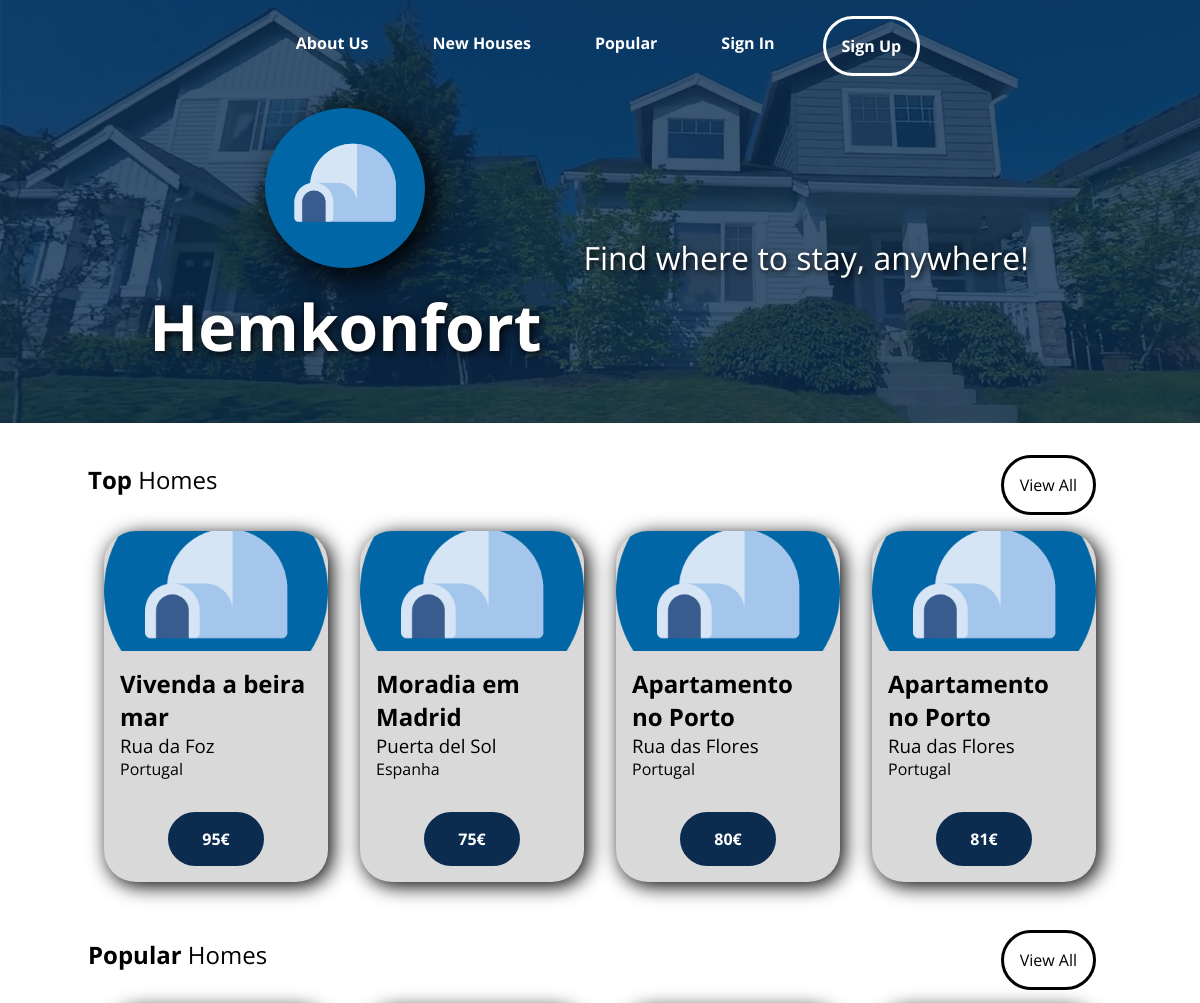
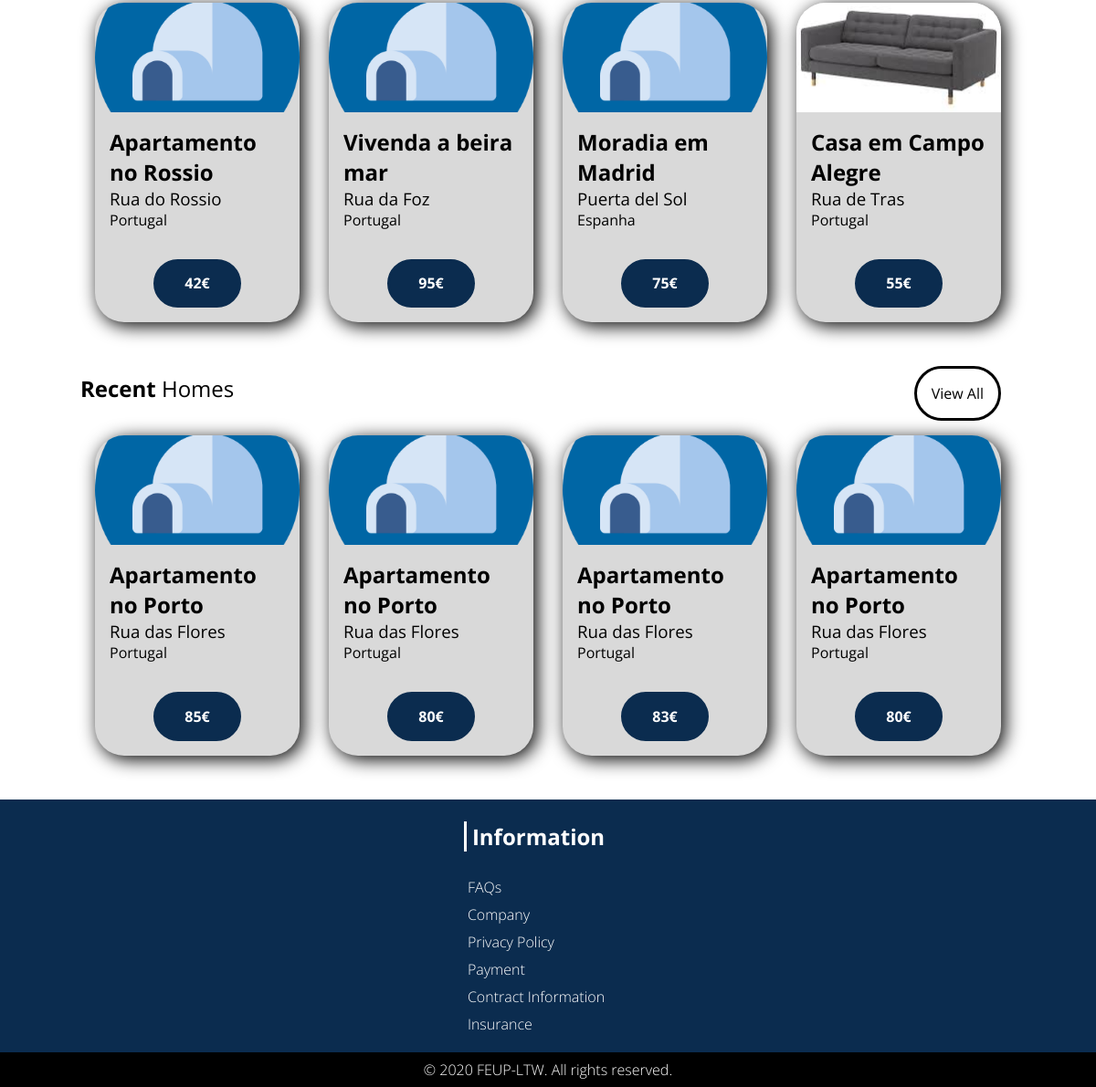
The page / on the database its author committed (2 pictures, top to bottom).
### tables this page shows
CREATE TABLE PLACE(
    idPlace INTEGER PRIMARY KEY,
    name TEXT NOT NULL,
    price INTEGER NOT NULL,
    street TEXT NOT NULL,
    number INTEGER NOT NULL,
    city TEXT NOT NULL,
    country TEXT NOT NULL,
    description TEXT,
    classification INTEGER default 0,
	idUser INTEGER NOT NULL REFERENCES USER ON DELETE CASCADE ON UPDATE CASCADE,
    CONSTRAINT CHK_PLACE CHECK (price>=0),
    UNIQUE(street,number,city,country));

### pages/home.php (called while the page is built, shortened)
<?php
  include_once('templates/common.php');
  $username = get_username();
  draw_header_main($username);
  draw_main_body();
  draw_footer($username);
?>

### index.php (called while the page is built)
<?php
    include_once('pages/home.php');
?>

### templates/common.php (the view, shortened to what this page needs)
<?php function draw_header_main($username) {
  ?>
<!DOCTYPE html>
<html lang="en-US">
  <head>
    <link rel="stylesheet" type="text/css" href="css/style.css">
  </head>
  <body>
  <header id="main-header">
    <nav id="home-nav-bar">
      <ul>
        <li><a href="#">About Us</a></li>
        <li><a href="#">New Houses</a></li>
        <li><a href="#">Popular</a></li>
        <?php if ($username == NULL) : ?>
          <li> <a href="pages/sign_in.php">Sign In</a> </li>
          <li id="signup-button"> <a href="pages/sign_up.php">Sign Up</a></li>
          <?php else : ?>
            <li>Welcome, <a class="header-username"href="user_area_form.php"><?=$username?></a> </li>
          <?php endif; ?>
      </ul>
    </nav>
    <div id="logo-section">
      <div id="logo-title-container">
        <a href="/">
          <img id="logo" class="logo-shadow" src="assets/images/logo.png" alt="Hemkonfort Logo" />
        </a>
        <h1>Hemkonfort</h1>
      </div>
      <div id="logo-subtitle-container">
        <p>Find where to stay, anywhere!</p>
      </div>
    </div>
  </header>
<?php } ?>
<?php function draw_main_body() {
 ?>
 <section class='houses-section-container'>
  <div class='house-article-header'>
    <h2><strong>Top</strong> Homes</h2>
    <a class="black-rounded-button" href="pages/list_houses.php">View All</a>
  </div>
  <article class='house-article-container'>
  <?php
      $dbh = new PDO('sqlite:database/database.db');
      $stmt = $dbh->prepare('select * from PLACE ORDER BY classification DESC LIMIT 4');
      $stmt->execute();
      $result = $stmt->fetchAll(); ?>
  <?php for($i = 0; $i < 4; $i++)  {?>
    <?php
          $houseId = $result[$i]['idPlace'];
          $stmt1 = $dbh->prepare("SELECT picturePath FROM PICTURES WHERE idPlace = $houseId");
          $stmt1->execute();
          $image = $stmt1->fetchColumn();
      ?>
    <div class="house-card">
      <img id="houseimg<?=$i?>" src="<?=$image?>" alt="House image" />
      <div class="house-card-text">
        <h2><?=$result[$i]['name']?></h2>
        <h3><?=$result[$i]['street']?></h3>
        <h4><?=$result[$i]['country']?></h4>
      </div>
      <a href="pages/house_detail_page.php?idPlace=<?=$houseId?>" class='blue-filled-rounded-button house-card-button'><?=$result[$i]['price']?>€</a>
    </div>
    <?php } ?>
  </article>
  <div class='house-article-header'>
    <h2><strong>Popular</strong> Homes</h2>
    <a class="black-rounded-button" href="pages/list_houses.php">View All</a>
  </div>
  <article class='house-article-container'>
  <?php
      $dbh = new PDO('sqlite:database/database.db');
      $stmt = $dbh->prepare('SELECT * FROM PLACE');
      $stmt->execute();
      $result = $stmt->fetchAll(); ?>
  <?php for($i = 0; $i < 4; $i++)  {?>
    <?php
          $houseId = $result[$i]['idPlace'];
          $stmt1 = $dbh->prepare("SELECT picturePath FROM PICTURES WHERE idPlace = $houseId");
          $stmt1->execute();
          $image = $stmt1->fetchColumn();
      ?>
    <div class="house-card">
      <img id="houseimg<?=$i?>" src="<?=$image?>" alt="House image" />
      <div class="house-card-text">
        <h2><?=$result[$i]['name']?></h2>
        <h3><?=$result[$i]['street']?></h3>
        <h4><?=$result[$i]['country']?></h4>
      </div>
      <a href="#" class='blue-filled-rounded-button house-card-button'><?=$result[$i]['price']?>€</a>
    </div>
    <?php } ?>
  </article>
  <div class='house-article-header'>
    <h2><strong>Recent</strong> Homes</h2>
    <a class="black-rounded-button" href="pages/list_houses.php">View All</a>
  </div>
  <article class='house-article-container'>
  <?php
      $dbh = new PDO('sqlite:database/database.db');
      $stmt = $dbh->prepare('select * from PLACE ORDER BY idPlace DESC LIMIT 4');
      $stmt->execute();
      $result = $stmt->fetchAll(); ?>
  <?php for($i = 0; $i < 4; $i++)  {?>
    <?php
          $houseId = $result[$i]['idPlace'];
          $stmt1 = $dbh->prepare("SELECT picturePath FROM PICTURES WHERE idPlace = $houseId");
          $stmt1->execute();
          $image = $stmt1->fetchColumn();
      ?>
    <div class="house-card">
      <img id="houseimg<?=$i?>" src="<?=$image?>" alt="House image" />
      <div class="house-card-text">
        <h2><?=$result[$i]['name']?></h2>
        <h3><?=$result[$i]['street']?></h3>
        <h4><?=$result[$i]['country']?></h4>
      </div>
      <a href="#" class='blue-filled-rounded-button house-card-button'><?=$result[$i]['price']?>€</a>
    </div>
  <?php } ?>
  </article>
</section>
<?php } ?>
<?php function draw_footer($username) {
 ?>
<footer>
      <section id='footer-options-bar'>
        <div class='row-footer-container'>
          <h2>Information</h2>
          <nav class="footer-nav-bar">
            <ul>
              <li> <a href="----" target="_blank">FAQs</a></li>
              <li> <a href="----" target="_blank">Company</a></li>
              <li> <a href="----" target="_blank">Privacy Policy</a></li>
              <li> <a href="----" target="_blank">Payment</a></li>
              <li> <a href="----" target="_blank">Contract Information</a> </li>
              <li> <a href="----" target="_blank">Insurance</a> </li>
            </ul>
          </nav>
        </div>
      </section>
      <section id="footer-rights-bar">
        <p>&copy 2020 FEUP-LTW. All rights reserved.</p>
      </section>
    </footer>
  </body>
</html>
<?php } ?>

### css/style.css (style rules this page uses)
body { --main-blue-color: #0b2c4f; --grey-color: #d9d9d9; --focus-blue-color: #0066a6; --background-color: #FFF; --font: 'Open Sans', sans-serif; font-family: var(--font); margin: 0em; background-color: var(--background-color); }
a { text-decoration: none; }
ul { list-style-type: none; }
h1 { color: white; text-shadow: 2px 2px 10px #000000; font-size: 4em; margin: 0em; padding: 10px; }
.logo-shadow { border-radius: 50%; box-shadow: 10px 10px 2em #000000; }
.black-rounded-button { background-color: transparent; color: black; font-weight: normal; margin: 1em; text-align: center; padding: 1em; border-radius: 5em; border: 3px solid black; }
.blue-filled-rounded-button { background-color: var(--main-blue-color); border: 3px solid var(--main-blue-color); color:white; font-weight: bolder; text-align: center; border-radius: 5em; padding: 0.8em; }
#main-header { justify-content: center; width: 100%; background: url('../assets/images/home-page-bg.png') 0 0 no-repeat; background-size: cover; overflow: hidden; display: grid; }
#home-nav-bar { padding: 0em; }
#home-nav-bar ul { text-align: center; justify-content: center; display: flex; padding: 0em; margin: 0em; }
#home-nav-bar ul li { font-weight: 700; padding: 1em 1em; margin: 1em; color: white; }
#home-nav-bar ul li a { color: white; transition: 0.5s; }
#signup-button { border-radius: 5em; border: 3px solid white; }
#logo-subtitle-container > p { font-size: 2em; text-shadow: 2px 2px 6px #000000; padding: 4em 1em 4em 1em; color: white; margin: 0; }
#logo { width: 10em; }
#logo-section { display: flex; padding: 1em; }
#logo-title-container { text-align: center; }
#logo-subtitle-container { text-align: center; align-self: center; vertical-align: middle; max-width: 100%; }
footer { width: 100%; overflow: hidden; }
#footer-options-bar { background: var(--main-blue-color); display: flex; justify-content: center; }
.row-footer-container { text-align: left; padding: 0em 2em; }
.row-footer-container h2 { color: white; border-left: 3px solid white; padding: 0px 6px; margin: 1em 1em 1em 0em; }
.footer-nav-bar ul { padding: 0em; }
.footer-nav-bar a { color: white; font-weight: lighter; }
.footer-nav-bar ul li { padding: 4px; }
#footer-rights-bar { background: black; text-align: center; padding: 0.5em; }
#footer-rights-bar p { font-weight: lighter; color: white; margin: 0em; }
.houses-section-container { justify-content: center; display: grid; margin: 1em 0em; }
.house-article-header { display: flex; justify-content: space-between; }
.house-article-header > h2 { font-weight: normal; margin: 1em 0em; }
.house-article-container { display: flex; flex-wrap: wrap; justify-content: center; padding: 0em; max-width: 1024px; }
.house-card { width: 100%; max-width: 224px; background: var(--grey-color); display: grid; border-radius: 2em; margin: 0em 1em 2em 1em; box-shadow: 4px 4px 20px; overflow: hidden; transition: 0.5s; }
.house-card > img { object-fit: cover; height: 120px; width: 100%; }
.house-card-text { width: 12em; margin: 1em; }
.house-card-text > h2, h3, h4 { margin: 0em; }
.house-card-text > h3, h4 { font-weight: normal; }
.house-card-button { margin: 1em 4em; }

### rows shown on the page
place: name "Vivenda a beira mar", street "Rua da Foz", country "Portugal", price "95"
place: name "Moradia em Madrid", street "Puerta del Sol", country "Espanha", price "75"
place: name "Apartamento no Porto", street "Rua das Flores", country "Portugal", price "80"
place: name "Apartamento no Porto", street "Rua das Flores", country "Portugal", price "81"
place: name "Apartamento no Rossio", street "Rua do Rossio", country "Portugal", price "42"
place: shows a picture, name "Casa em Campo Alegre", street "Rua de Tras", country "Portugal", price "55"
place: name "Apartamento no Porto", street "Rua das Flores", country "Portugal", price "85"
place: name "Apartamento no Porto", street "Rua das Flores", country "Portugal", price "83"
place: name "Apartamento no Porto", street "Rua das Flores", country "Portugal", price "80"
